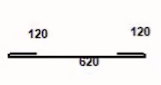
#> input picture Image Analytics/st_bar_main.png, 161 x 85 px
$ jupyter execute 'erosion&dilation.ipynb'   (older library calls are emulated)
#> lines starting #> are read from the running program, lines starting #| are printed output that depends on the picture; after the words box and inside, x2 and y2 are one past the last pixel; in counts of white or black regions, pixels touching at a corner belong together
[cell 1]
import cv2
import numpy as np
import matplotlib.pyplot as plt

# Path to the input image
image_path = "st_bar_main.png"

# Load the image
img = cv2.imread(image_path)
#> img is the input picture: shape (85, 161, 3); mean B, G, R 239.4, 239.3, 242.2

# Convert to grayscale
gray = cv2.cvtColor(img, cv2.COLOR_BGR2GRAY)

# Apply bilateral filter to smooth the image while preserving edges
gray = cv2.bilateralFilter(gray, 10, 25, 5)

# Apply Laplacian edge detection
lap = cv2.Laplacian(gray, cv2.CV_64F)
lap = np.uint8(np.absolute(lap))
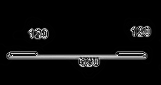
#> lap: shape (85, 161); min 0, max 255, mean 12.6

# Contour detection
contours, hierarchy = cv2.findContours(lap, cv2.RETR_EXTERNAL, cv2.CHAIN_APPROX_SIMPLE)
#> contours = 4 contours, 2 with area under 20; largest, box (x1, y1, x2, y2) and area: (0, 16, 153, 79) 2830, (123, 17, 156, 42) 654

# Filter out small objects by perimeter size
perimeter_threshold = 60  # Adjust this threshold as needed
filtered_contours = [cnt for cnt in contours if cv2.arcLength(cnt, True) > perimeter_threshold]
#> filtered_contours = 2 contours; box (x1, y1, x2, y2) and area: (0, 16, 153, 79) 2830, (123, 17, 156, 42) 654

# Draw contours on a white background
white_background = np.ones_like(img) * 255
contour_image = cv2.drawContours(white_background, filtered_contours, -1, (0, 0, 0), 2)
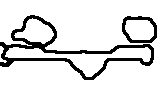
#> contour_image: shape (85, 161, 3); 86.1% white; 2 black regions, box (x1, y1, x2, y2) and area: (0, 15, 154, 80) 1587, (122, 16, 157, 43) 316

# Apply binary thresholding
threshold_value = 36  # Adjust this threshold as needed
_, thresh = cv2.threshold(gray, threshold_value, 255, cv2.THRESH_BINARY_INV)
#> thresh: shape (85, 161); 2.6% white in thin lines or dots, all inside (x1, y1, x2, y2) = (8, 27, 148, 66)

# Remove noise using morphological operations
kernel = cv2.getStructuringElement(cv2.MORPH_RECT, (1, 1))
thresh = cv2.morphologyEx(thresh, cv2.MORPH_OPEN, kernel)

# Further refine the mask by closing operation
kernel = np.ones((1, 1), dtype=np.uint8)
closed_binary = cv2.morphologyEx(thresh, cv2.MORPH_CLOSE, kernel, iterations=2)

# Invert the mask to create a mask for the numbers
mask = cv2.bitwise_not(thresh)

# Plotting the results
plt.figure(figsize=(15, 3))

# Plot the original mask
plt.subplot(1, 3, 1)
plt.imshow(mask, cmap='gray')
plt.title('Mask')

# Plot the edge detection result
plt.subplot(1, 3, 2)
plt.imshow(lap, cmap='gray')
plt.title('Edge Detection')

# Plot the binary image after closing
plt.subplot(1, 3, 3)
plt.imshow(closed_binary, cmap='gray')
plt.title('Closed Binary')

# Show the plots
plt.show()

# Clean up windows (useful for interactive environments)
cv2.destroyAllWindows()

[cell 2]
import cv2
import numpy as np
import matplotlib.pyplot as plt

# Path to the input image
image_path = "st_bar_main.png"

# Load the image
img = cv2.imread(image_path)

# Convert to grayscale
gray = cv2.cvtColor(img, cv2.COLOR_BGR2GRAY)

# Apply bilateral filter to smooth the image while preserving edges
gray = cv2.bilateralFilter(gray, 30, 63, 3)

# Apply Laplacian edge detection
lap = cv2.Laplacian(gray, cv2.CV_64F)
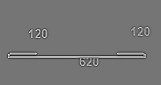
#> lap: shape (85, 161) float64; min -363, max 424, mean 0; drawn with min black and max white
lap = np.uint8(np.absolute(lap))
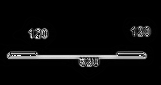
#> lap: shape (85, 161); min 0, max 255, mean 12.5

# Contour detection
contours, hierarchy = cv2.findContours(lap, cv2.RETR_EXTERNAL, cv2.CHAIN_APPROX_SIMPLE)
#> contours = 2 contours, 1 with area under 20; largest, box (x1, y1, x2, y2) and area: (0, 16, 158, 80) 4758

# Filter out small objects by perimeter size
perimeter_threshold = 60  # Adjust this threshold as needed
filtered_contours = [cnt for cnt in contours if cv2.arcLength(cnt, True) > perimeter_threshold]
#> filtered_contours = 1 contour; box (x1, y1, x2, y2) and area: (0, 16, 158, 80) 4758

# Draw contours on a white background
white_background = np.ones_like(img) * 255
contour_image = cv2.drawContours(white_background, filtered_contours, -1, (0, 0, 0), 2)
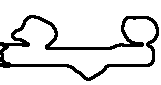
#> contour_image: shape (85, 161, 3); 87.2% white; 1 black region, box (x1, y1, x2, y2) and area: (0, 15, 159, 81) 1746

# Apply binary thresholding
threshold_value = 36  # Adjust this threshold as needed
_, thresh = cv2.threshold(gray, threshold_value, 255, cv2.THRESH_BINARY_INV)
#> thresh: shape (85, 161); 2.4% white in thin lines or dots, all inside (x1, y1, x2, y2) = (8, 53, 145, 58)

# Remove noise using morphological operations
kernel = cv2.getStructuringElement(cv2.MORPH_RECT, (1, 1))
thresh = cv2.morphologyEx(thresh, cv2.MORPH_OPEN, kernel)

# Further refine the mask by closing operation
kernel = np.ones((1, 1), dtype=np.uint8)
closed_binary = cv2.morphologyEx(thresh, cv2.MORPH_CLOSE, kernel, iterations=2)

# Apply erosion and dilation for corner smoothing
erosion_kernel = np.ones((3, 3), np.uint8)  # Erosion kernel
dilation_kernel = np.ones((3, 3), np.uint8)  # Dilation kernel

# Apply erosion followed by dilation
eroded = cv2.erode(closed_binary, erosion_kernel, iterations=1)
#> eroded: shape (85, 161); every value is 0
smoothed = cv2.dilate(eroded, dilation_kernel, iterations=1)

# Invert the mask to create a mask for the numbers
mask = cv2.bitwise_not(smoothed)
#> mask: shape (85, 161); every value is 255

# Plotting the results
plt.figure(figsize=(15, 8))

# Plot the original mask
plt.subplot(2, 3, 1)
plt.imshow(mask, cmap='gray')
plt.title('Mask')

# Plot the edge detection result
plt.subplot(2, 3, 2)
plt.imshow(lap, cmap='gray')
plt.title('Edge Detection')

# Plot the binary image after closing
plt.subplot(2, 3, 3)
plt.imshow(closed_binary, cmap='gray')
plt.title('Closed Binary')

# Plot the smoothed image
plt.subplot(2, 3, 4)
plt.imshow(smoothed, cmap='gray')
plt.title('Smoothed Binary')

# Show the plots
plt.show()

# Clean up windows (useful for interactive environments)
cv2.destroyAllWindows()

[cell 3]
import cv2
import numpy as np
import matplotlib.pyplot as plt

# Load the image
image_path = "st_bar_main.png"
img = cv2.imread(image_path)

# Convert to grayscale
gray = cv2.cvtColor(img, cv2.COLOR_BGR2GRAY)

# Apply bilateral filter to smooth the image while preserving edges
gray = cv2.bilateralFilter(gray, 10, 23, 3)

# Apply dilation to enhance faint edges
dilation_kernel = np.ones((1, 1), np.uint8)
dilated_gray = cv2.dilate(gray, dilation_kernel, iterations=1)

# Apply Laplacian edge detection
lap = cv2.Laplacian(dilated_gray, cv2.CV_64F)
lap = np.uint8(np.absolute(lap))

# Threshold the edge image to get a binary image
_, binary = cv2.threshold(lap, 30, 255, cv2.THRESH_BINARY)
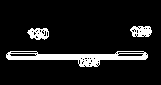
#> binary: shape (85, 161); 9.8% white; 3 white regions

# Contour detection
contours, _ = cv2.findContours(binary, cv2.RETR_EXTERNAL, cv2.CHAIN_APPROX_SIMPLE)
#> contours = 3 contours; box (x1, y1, x2, y2) and area: (6, 51, 148, 67) 1018, (130, 26, 152, 37) 180, (27, 28, 49, 40) 178

# Remove small objects by area
area_threshold = 400  # Adjust this threshold as needed
filtered_contours = [cnt for cnt in contours if cv2.contourArea(cnt) > area_threshold]
#> filtered_contours = 1 contour; box (x1, y1, x2, y2) and area: (6, 51, 148, 67) 1018

# Create a mask to remove small objects (numbers)
mask = np.ones_like(gray) * 255  # Start with a white mask
cv2.drawContours(mask, filtered_contours, -1, (0, 0, 0), thickness=cv2.FILLED)
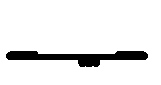
#> mask: shape (85, 161); 91.5% white; 1 black region, box (x1, y1, x2, y2) and area: (6, 51, 148, 67) 1167

# Invert the mask to remove numbers
mask_inv = cv2.bitwise_not(mask)

# Apply the mask to the original image to remove numbers
result = cv2.bitwise_and(img, img, mask=mask_inv)
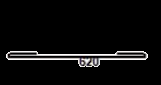
#> result: shape (85, 161, 3); mean B, G, R 11.8, 11.7, 11.9

# Convert the result to grayscale for further processing
result_gray = cv2.cvtColor(result, cv2.COLOR_BGR2GRAY)

# Apply erosion and dilation for corner smoothing
erosion_kernel = np.ones((3, 3), np.uint8)  # Erosion kernel
dilation_kernel = np.ones((3, 3), np.uint8)  # Dilation kernel

# Apply erosion followed by dilation
eroded = cv2.erode(result_gray, erosion_kernel, iterations=1)
smoothed = cv2.dilate(eroded, dilation_kernel, iterations=1)
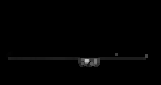
#> smoothed: shape (85, 161); min 0, max 194, mean 1.9

# Create a white background
white_background = np.ones_like(img) * 255

# Overlay the smoothed result on the white background
overlay = cv2.bitwise_or(white_background, white_background, mask=mask_inv)
#> overlay: shape (85, 161, 3); 8.5% white; 1 white region
#> white_background: shape (85, 161, 3); every value is 255

# Plotting the results
plt.figure(figsize=(15, 4))

# Plot the original image
plt.subplot(1, 4, 1)
plt.imshow(cv2.cvtColor(img, cv2.COLOR_BGR2RGB))
plt.title('Original Image')

# Plot the edge detection result
plt.subplot(1, 4, 2)
plt.imshow(lap, cmap='gray')
plt.title('Edge Detection')

# Plot the mask used to remove numbers
plt.subplot(1, 4, 3)
plt.imshow(mask_inv, cmap='gray')
plt.title('Mask to Remove Numbers')

# Plot the final smoothed result on white background
plt.subplot(1, 4, 4)
plt.imshow(overlay)
plt.title('Smoothed Result on White Background')

# Show the plots
plt.show()
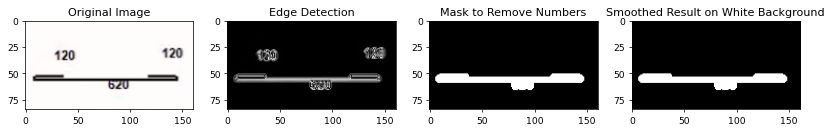
#> figure drawn by matplotlib, 4 panels

# Clean up windows (useful for interactive environments)
cv2.destroyAllWindows()

[cell 4]
import cv2
import os
import numpy as np
import matplotlib.pyplot as plt

image_path = "st_bar_main.png"

# Load the image
img = cv2.imread(image_path)

# Grayscale Image
gray = cv2.cvtColor(img, cv2.COLOR_BGR2GRAY)
gray = cv2.bilateralFilter(gray, 30, 63, 3)
# 30,63,10

# Laplacian
lap = cv2.Laplacian(gray, cv2.CV_64F)
lap = np.uint8(np.absolute(lap))

# Contour Detection
contours, hierarchy = cv2.findContours(lap, cv2.RETR_EXTERNAL, cv2.CHAIN_APPROX_SIMPLE)
#> contours = 2 contours, 1 with area under 20; largest, box (x1, y1, x2, y2) and area: (0, 16, 158, 80) 4758

# Remove small objects by calculating the perimeter
perimeter_threshold = 60  # Adjust this threshold as needed
filtered_contours = [cnt for cnt in contours if cv2.arcLength(cnt, True) > perimeter_threshold]
#> filtered_contours = 1 contour; box (x1, y1, x2, y2) and area: (0, 16, 158, 80) 4758

# Draw contours on a white background
white_background = np.ones_like(img) * 255
contour_image = cv2.drawContours(white_background, filtered_contours, -1, (0, 0, 0), 2)

# Threshold
threshold_value = 36 #45
_, thresh = cv2.threshold(gray, threshold_value, 255, cv2.THRESH_BINARY_INV)

# Remove noise
kernel = cv2.getStructuringElement(cv2.MORPH_RECT, (1, 1))
thresh = cv2.morphologyEx(thresh, cv2.MORPH_OPEN, kernel)

kernel = np.ones((1, 1), dtype=np.uint8)
closed_binary = cv2.morphologyEx(img, cv2.MORPH_CLOSE, kernel, iterations=2)

# Invert the mask to create a mask for numbers
mask = cv2.bitwise_not(thresh)

cv2.waitKey(0)
cv2.destroyAllWindows()

# Plotting
plt.figure(figsize=(15, 3))

# Plot the original image
plt.subplot(1, 3, 1)
plt.imshow(mask, cmap='gray')
plt.title('Mask')

# Plot the Adaptive Binary image
plt.subplot(1, 3, 2)
plt.imshow(lap, cmap='gray')
plt.title('Edge Detection')

# # Plot the image without numbers
plt.subplot(1, 3, 3)
plt.imshow(thresh, cmap='gray')
plt.title('Binary')

# Show the plots
plt.show()

$ run again, with Image Analytics/3-resized.png copied over Image Analytics/st_bar_main.png
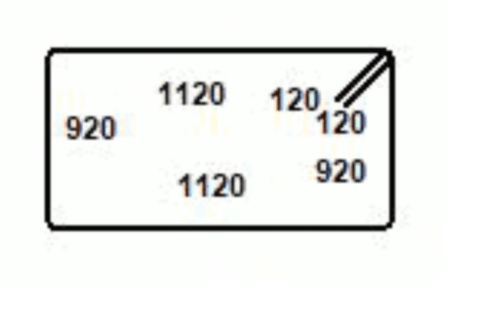
#> input picture Image Analytics/3-resized.png, 500 x 311 px
#> img is the input picture: shape (311, 500, 3); mean B, G, R 236.6, 238.7, 237
#> `contours, hierarchy = cv2.findContours(lap, cv2.RETR_EXTERNAL, cv2.CHA..`: contours = 2 contours; box (x1, y1, x2, y2) and area: (38, 40, 416, 256) 72448, (0, 0, 443, 282) 718
#> `filtered_contours = [cnt for cnt in contours if cv2.arcLength(cnt, Tru..`: filtered_contours has the same summary as contours
#> `contours, hierarchy = cv2.findContours(lap, cv2.RETR_EXTERNAL, cv2.CHA..`: contours = 2 contours; box (x1, y1, x2, y2) and area: (36, 38, 417, 255) 74504, (0, 0, 443, 282) 718
#> `filtered_contours = [cnt for cnt in contours if cv2.arcLength(cnt, Tru..`: filtered_contours has the same summary as contours
#> `_, binary = cv2.threshold(lap, 30, 255, cv2.THRESH_BINARY)`:
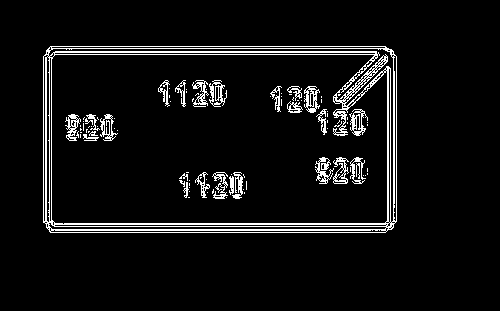
#> binary: shape (311, 500); 6.3% white in thin lines or dots, all inside (x1, y1, x2, y2) = (43, 46, 397, 233)
#> `contours, _ = cv2.findContours(binary, cv2.RETR_EXTERNAL, cv2.CHAIN_AP..`: contours = 1 contour; box (x1, y1, x2, y2) and area: (43, 46, 397, 233) 65490
#> `filtered_contours = [cnt for cnt in contours if cv2.contourArea(cnt) >..`: filtered_contours has the same summary as contours
#> mask_inv: shape (311, 500); 42.5% white; 1 white region, box (x1, y1, x2, y2) and area: (43, 46, 397, 233) 66015
#> overlay: shape (311, 500, 3); 42.5% white; 1 white region
#> white_background: shape (311, 500, 3); every value is 255
#> `plt.show()`:
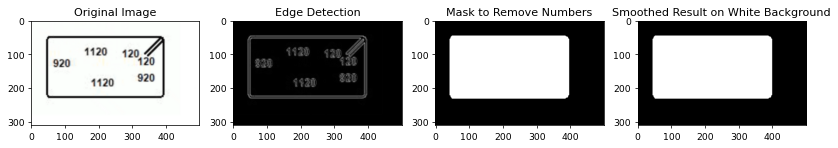
#> figure drawn by matplotlib, 4 panels
#> `contours, hierarchy = cv2.findContours(lap, cv2.RETR_EXTERNAL, cv2.CHA..`: contours = 2 contours; box (x1, y1, x2, y2) and area: (36, 38, 417, 255) 74504, (0, 0, 443, 282) 718
#> `filtered_contours = [cnt for cnt in contours if cv2.arcLength(cnt, Tru..`: filtered_contours has the same summary as contours
